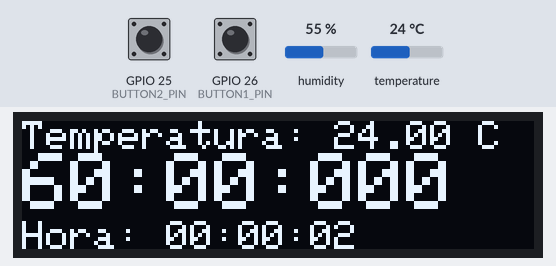
Simulated run of this program. Board: ESP32. Parts: 128×32 one-colour display. The inputs (shaded band) are chosen by the test bench; at power-on: GPIO 26 (BUTTON1_PIN) HIGH, temperature 24 °C, GPIO 25 (BUTTON2_PIN) HIGH, humidity 55 %. The local clock reads 2024-03-15 10:24:30 at power-on unless the program sets it.

Above: at 2.8 s.
2.9 s: GPIO 26 (BUTTON1_PIN) pulled LOW for 2.4 s
At 2.95 s:
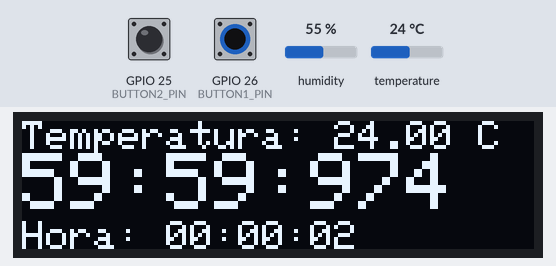
6.8 s: temperature set to 12 °C
At 8.21 s:
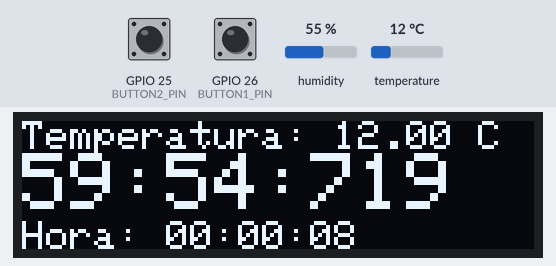
9.7 s: GPIO 25 (BUTTON2_PIN) pulled LOW for 2.4 s
At 9.78 s:
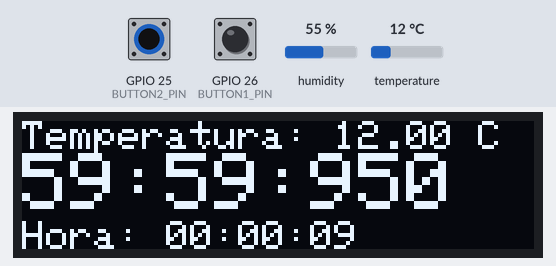
13.6 s: temperature set to 19 °C
At 14.32 s:
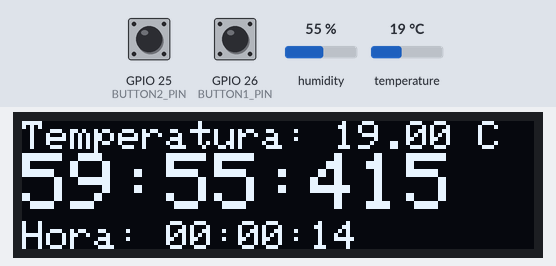
16.3 s: GPIO 25 (BUTTON2_PIN) pulled LOW for 2.4 s
At 16.36 s:
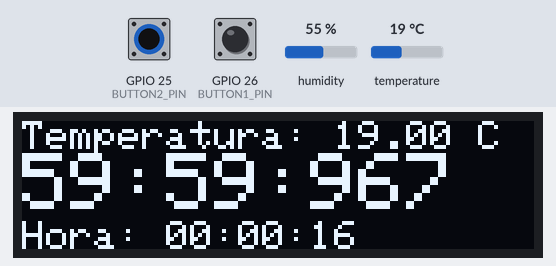
20.2 s: GPIO 26 (BUTTON1_PIN) pulled LOW for 2.4 s
At 21.8 s:
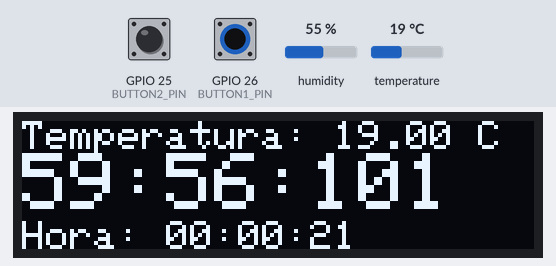

Measured:
- what the display in image 6 shows lasts 1.1 s, from 21.0 s to 22.1 s

The program:

main.cpp
```cpp
#include <Arduino.h>
#include <Wire.h>
#include <Adafruit_GFX.h>
#include <Adafruit_SSD1306.h>
#include <DHT.h>
#include <Adafruit_Sensor.h>
#include <ESP32Time.h>

#define pomodoro_trabalho 60 // 1 hour in milliseconds
#define pomodoro_pausa 15 // 15 minutes in milliseconds

#define SCREEN_WIDTH 128 // OLED display width, in pixels
#define SCREEN_HEIGHT 32 // OLED display height, in pixels

// Declaration for an SSD1306 display connected to I2C (SDA, SCL pins)
#define OLED_RESET     -1 // Reset pin # (or -1 if sharing Arduino reset pin)
Adafruit_SSD1306 display(SCREEN_WIDTH, SCREEN_HEIGHT, &Wire, OLED_RESET);

#define DHTPIN 2        // Pin where the DHT22 sensor is connected
#define DHTTYPE DHT22   // Type of the DHT sensor

#define BUTTON1_PIN 26 // Replace with your ESP32's GPIO pin number
#define BUTTON2_PIN 25 // Replace with your ESP32's GPIO pin number

//for dealing with button debouncing
volatile unsigned long lastInterruptTime1 = 0;
volatile unsigned long lastInterruptTime2 = 0;
const unsigned long debounceTime = 300; // debounce time in milliseconds

//for the timer
volatile bool startStop = false;
volatile bool reset = false;
volatile int timer_milliseconds = 0;
volatile int timer_seconds = 0;
volatile int timer_minutes = pomodoro_trabalho;


void IRAM_ATTR handleButton1Press() {
  unsigned long currentTime = millis();
  if (currentTime - lastInterruptTime1 > debounceTime) {
      startStop = !startStop;
      lastInterruptTime1 = currentTime;
  }
}

void IRAM_ATTR handleButton2Press() {
  unsigned long currentTime = millis();
  if (currentTime - lastInterruptTime2 > debounceTime) {
      reset = true;
      lastInterruptTime2 = currentTime;
  }
}

DHT dht(DHTPIN, DHTTYPE);

ESP32Time rtc(0);

void display_temperature(float temperature) {
  display.setTextSize(1);
  display.setTextColor(SSD1306_WHITE);
  display.setCursor(0, 0);
  display.print("Temperatura: ");
  display.print(temperature);
  display.print(" C");
}

void display_time(int hour, int minute, int second) {
  display.setTextSize(1);
  display.setTextColor(SSD1306_WHITE);
  display.setCursor(0, 25);
  display.print("Hora: ");

  if(hour < 10)
    display.print("0");
  display.print(hour);
  display.print(":");

  if(minute < 10)
    display.print("0");
  display.print(minute);
  display.print(":");

  if(second < 10)
    display.print("0");
  display.print(second);
}

void display_timer(int minute, int second, int milliseconds) {
  display.setCursor(0, 8);
  display.setTextSize(2);
  if(abs(minute) < 10)
    display.print("0");
  display.print(minute);
  display.print(":");
  if(second < 10)
    display.print("0");
  display.print(second);
  display.print(":");
  if(milliseconds < 100 && milliseconds >= 10){
    display.print("0");
  }else if(milliseconds < 10){
    display.print("00");
  }
  display.print(milliseconds);
}

float take_temperature(float previous_temperature) {
  float temperature = dht.readTemperature();
  if (isnan(temperature)) {
    Serial.println("Failed to read temperature from DHT sensor!");
    return previous_temperature;
  }else{
    return temperature;
  }
}

// Function to run on Core 0
void core0Task(void *parameter) { // takes care of the display

  float temperature = 0.0;
  int hour = 0;
  int minute = 0;
  int second = 0;
  int entry_sec = 0;

  while (1) {

    second = rtc.getSecond();
    minute = rtc.getMinute();
    hour = rtc.getHour();
    display.clearDisplay();
    display_time(hour, minute, second);

    display_timer(timer_minutes, timer_seconds, timer_milliseconds);

    temperature = take_temperature(temperature); // Take the temperature and stores the last one

    display_temperature(temperature);

    display.display();
    delay(50);
  }
}

// Function to run on Core 1
void core1Task(void *parameter) { // takes care of the temperature and time

  unsigned long int current_pomodoro_milis = pomodoro_trabalho*1000*60;
  unsigned long int endTime = millis() + current_pomodoro_milis;
  unsigned long int currentTime = 0;
  unsigned long int remaning_time = current_pomodoro_milis;
  int milliseconds;
  int minutes;
  int seconds;
  bool paused = false;

  while (1) {
    currentTime = millis();
    if(reset){
      reset = false;
      //if reset is pressed while the timer is running
      if(startStop){
        endTime = currentTime + current_pomodoro_milis;
        remaning_time = current_pomodoro_milis;
        timer_milliseconds = 0;
        timer_seconds = 0;
        timer_minutes = current_pomodoro_milis/1000/60;
      }else{//if reset is pressed while the timer is stopped
        if(timer_minutes == pomodoro_trabalho && timer_seconds == 0 && timer_milliseconds == 0){//changes to pause if the timer is in work
          current_pomodoro_milis = pomodoro_pausa*1000*60;
          minutes = pomodoro_pausa;
          timer_minutes = minutes;
          endTime = currentTime + current_pomodoro_milis;
          remaning_time = current_pomodoro_milis;
        }else if (timer_minutes == pomodoro_pausa && timer_seconds == 0 && timer_milliseconds == 0){//changes to work if the timer is in pause
          minutes = pomodoro_trabalho;
          current_pomodoro_milis = pomodoro_trabalho*1000*60;
          timer_minutes = minutes;
          endTime = currentTime + current_pomodoro_milis;
          remaning_time = current_pomodoro_milis;
        }else{//if the timer is in work or pause and reset is pressed
          minutes = current_pomodoro_milis/1000/60;
          seconds = 0;
          milliseconds = 0;
          timer_milliseconds = 0;
          timer_seconds = 0;
          timer_minutes = minutes;
          endTime = currentTime + current_pomodoro_milis;
          remaning_time = current_pomodoro_milis;
        }
      }
    }
    if(startStop){
      remaning_time = endTime - currentTime;

      seconds = remaning_time/1000;
      minutes = seconds/60;
      milliseconds = remaning_time - seconds*1000;
      seconds = seconds - minutes*60;

      timer_milliseconds = milliseconds;
      timer_seconds = seconds;
      timer_minutes = minutes;

    }else{
      endTime = currentTime + remaning_time;
    }
  }
}

void setup() {
  Serial.begin(115200);
  rtc.setTime(0, 0, 0, 9, 12, 2023);
  display.begin(SSD1306_SWITCHCAPVCC, 0x3C);
  display.clearDisplay();
  dht.begin();

  pinMode(BUTTON1_PIN, INPUT_PULLUP);
  pinMode(BUTTON2_PIN, INPUT_PULLUP);
  attachInterrupt(digitalPinToInterrupt(BUTTON1_PIN), handleButton1Press, FALLING);
  attachInterrupt(digitalPinToInterrupt(BUTTON2_PIN), handleButton2Press, FALLING);

  // Create tasks for both cores
  xTaskCreatePinnedToCore(
    core0Task,      // Function to run on Core 0
    "Core0Task",    // Task name
    10000,          // Stack size (bytes)
    NULL,           // Task parameters
    1,              // Priority
    NULL,           // Task handle
    0               // Core ID (Core 0)
  );

  xTaskCreatePinnedToCore(
    core1Task,      // Function to run on Core 1
    "Core1Task",    // Task name
    10000,          // Stack size (bytes)
    NULL,           // Task parameters
    1,              // Priority
    NULL,           // Task handle
    1               // Core ID (Core 1)
  );
}

void loop() {
}
```
